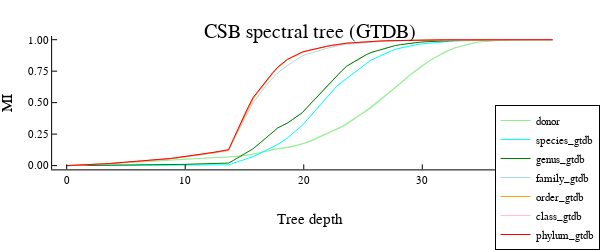

The notebook cell saved with this chart:
### Code cell
minmax = extrema(mapinternalnodes(network_distance, spi_tree_50pct, spi_tree_50pct))
cuts = range(0, minmax[2], length=NCUTS)

plot(title="CSB spectral tree (GTDB)", ylabel="MI", xlabel="Tree depth",
    legend=:outerright,
    size=(600,250),  
)
for (tlab, tcol) in reverse(collect(zip(taxonomylevels, taxarankcolors)))
    df = filter(:taxaID=> ==(tlab), boot_SPI_pltdf)
    @df df plot!(cuts, :cumulative_boot_mean, ribbon=2 .* :cumulative_boot_std, label=tlab, c=tcol, lw=1)
end
plot!()
